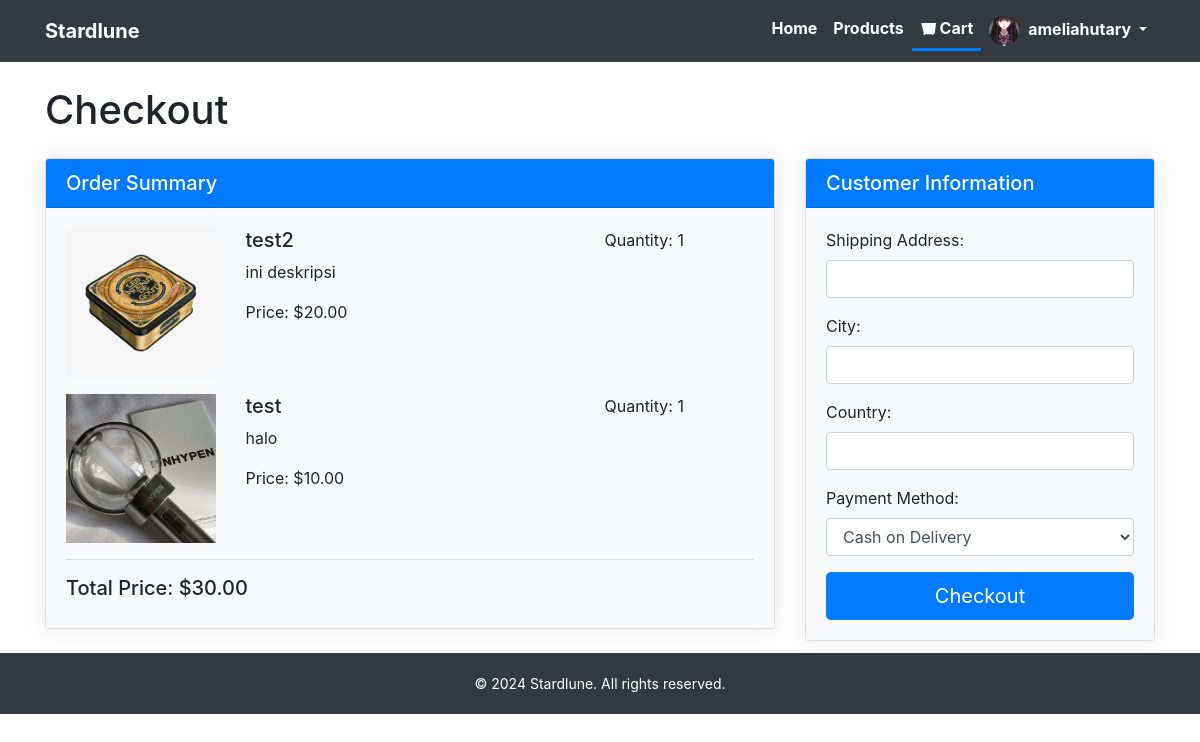
/checkout/ (signed in), run on an earlier commit of the app's database.
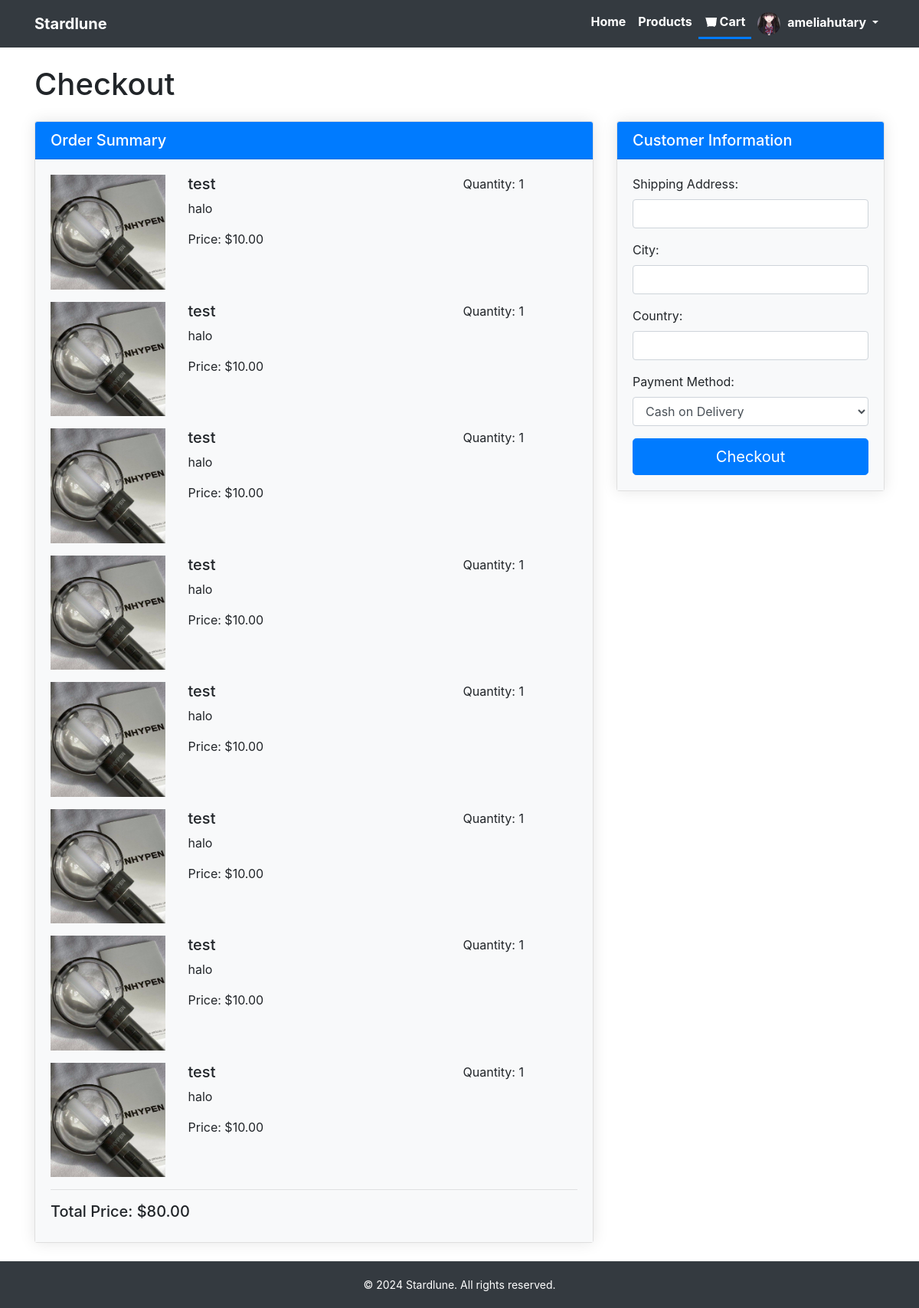
And on a later commit of the database.
### accounts/models.py (models this page shows, shortened)
class UserProfile(models.Model):
    user = models.OneToOneField('auth.User', on_delete=models.CASCADE)
    address = models.CharField(max_length=200)
    city = models.CharField(max_length=100)
    country = models.CharField(max_length=100)
    profile_picture = models.ImageField(blank=True, upload_to='profile_pictures/', default='profile_pictures/default.jpg')

class OrderItem(models.Model):
    order = models.ForeignKey(Order, related_name='items', on_delete=models.CASCADE)
    product = models.ForeignKey(Product, on_delete=models.CASCADE)
    quantity = models.PositiveIntegerField(default=1)
    date_added = models.DateTimeField(auto_now_add=True)

class Product(models.Model):
    name = models.CharField(max_length=100)
    description = models.TextField()
    price = models.DecimalField(max_digits=10, decimal_places=2)
    stock = models.PositiveIntegerField()
    category = models.CharField(max_length=50)

class Photo(models.Model):
    product = models.ForeignKey(Product, related_name='photos', on_delete=models.CASCADE)
    image = models.ImageField(upload_to='product_photos/', null=True, blank=True)

### accounts/views.py (the view, shortened to what this page needs)
# urls.py: path('checkout/', views.checkout, name='checkout'),
@login_required
def checkout(request):
    user_profile = None
    if request.user.is_authenticated:
        try:
            user_profile = UserProfile.objects.get(user=request.user)
        except UserProfile.DoesNotExist:
            pass
    order, created = Order.objects.get_or_create(user=request.user, status='Pending')
    order_items = order.items.all()
    total_price = sum(item.product.price * item.quantity for item in order_items)
    return render(request, 'checkout.html', {'order_items': order_items, 'total_price': total_price, 'user_profile': user_profile})

### templates/checkout.html (shortened to what this page needs)
{% load static %}
<!DOCTYPE html>
<html lang="en">
<head>
    <link rel="stylesheet" href="https://stackpath.bootstrapcdn.com/bootstrap/4.5.2/css/bootstrap.min.css">
</head>
<body>
    <nav class="navbar navbar-expand-lg navbar-dark bg-dark">
        <div class="container">
            <a class="navbar-brand" href="#">Stardlune</a>
            <div class="collapse navbar-collapse" id="navbarSupportedContent">
                <ul class="navbar-nav ml-auto">
                    <li class="nav-item">
                        <a class="nav-link" href="/#/">Home</a>
                    </li>
                    <li class="nav-item">
                        <a class="nav-link" href="/products/">Products</a>
                    </li>
                    <li class="nav-item active">
                        <a class="nav-link" href="/cart/">
                            Cart
                        </a>
                    </li>
                    {% if user.is_authenticated %}
                        <li class="nav-item dropdown">
                            <a class="nav-link dropdown-toggle" href="#" id="navbarDropdown" role="button" data-toggle="dropdown" aria-haspopup="true" aria-expanded="false">
                                {% if user_profile %}
                                    <img src="{{ user_profile.profile_picture.url }}" alt="" class="profile-icon">
                                {% endif %}
                                {{ user.username }}
                            </a>
                        </li>
                    {% endif %}
                </ul>
            </div>
        </div>
    </nav>
    <div class="container mt-4">
        <h1 class="mb-4">Checkout</h1>
        <div class="row">
            <div class="col-md-8">
                <div class="card mb-4">
                    <div class="card-header">
                        <h5 class="mb-0">Order Summary</h5>
                    </div>
                    <div class="card-body">
                        {% for item in order_items %}
                        <div class="row mb-3">
                            <div class="col-md-3">
                                <img src="{{ item.product.photos.first.image.url }}" alt="{{ item.product.name }}" class="img-fluid">
                            </div>
                            <div class="col-md-6">
                                <h5>{{ item.product.name }}</h5>
                                <p>{{ item.product.description }}</p>
                                <p>Price: ${{ item.product.price }}</p>
                            </div>
                            <div class="col-md-3">
                                <p>Quantity: {{ item.quantity }}</p>
                            </div>
                        </div>
                        {% endfor %}
                        <hr>
                        <h5>Total Price: ${{ total_price }}</h5>
                    </div>
                </div>
            </div>
            <div class="col-md-4">
                <div class="card">
                    <div class="card-header">
                        <h5 class="mb-0">Customer Information</h5>
                    </div>
                    <div class="card-body">
                        <form method="POST">
                            <div class="form-group">
                                <label for="shipping_address">Shipping Address:</label>
                                <input type="text" class="form-control" id="shipping_address" name="shipping_address">
                            </div>
                            <div class="form-group">
                                <label for="shipping_city">City:</label>
                                <input type="text" class="form-control" id="shipping_city" name="shipping_city">
                            </div>
                            <div class="form-group">
                                <label for="shipping_country">Country:</label>
                                <input type="text" class="form-control" id="shipping_country" name="shipping_country">
                            </div>
                            <div class="form-group">
                                <label for="payment_method">Payment Method:</label>
                                <select class="form-control" id="payment_method" name="payment_method">
                                    <option value="COD">Cash on Delivery</option>
                                </select>
                            </div>
                            <button type="submit" class="btn btn-primary btn-lg btn-block">Checkout</button>
                        </form>
                    </div>
                </div>
            </div>
        </div>
    </div>
    <footer>
        <div class="container">
            <p>&copy; 2024 Stardlune. All rights reserved.</p>
        </div>
    </footer>
</body>
</html>

### templates/checkout.html (style rules this page uses)
.navbar { background-color: #343a40 !important; }
.navbar-brand { font-weight: bold; color: #fff !important; }
.navbar-nav .nav-link { color: #fff !important; font-weight: bold; }
.nav-item.active .nav-link { border-bottom: 3px solid #007bff; }
.profile-icon { width: 30px; height: 30px; border-radius: 50%; margin-right: 5px; object-fit: cover; }
.form-control { margin-bottom: 15px; }
.card-header { background-color: #007bff; color: white; }
.card-body { background-color: #f8f9fa; }
.card { box-shadow: 0 0 20px rgba(0,0,0,0.1); }
footer { background-color: #343a40; padding: 20px 0; text-align: center; font-size: 14px; color: #fff; width: 100%; bottom: 0; }
footer p { margin: 0; }

What changed in the data, as far as the page shows it:
removed OrderItem: product.photos.first.image (picture), product.name "test2", product.description "ini deskripsi", product.price "20.00", quantity "1"
added OrderItem: product.photos.first.image (picture), product.name "test", product.description "halo", product.price "10.00", quantity "1"
added OrderItem: product.photos.first.image (picture), product.name "test", product.description "halo", product.price "10.00", quantity "1"
added OrderItem: product.photos.first.image (picture), product.name "test", product.description "halo", product.price "10.00", quantity "1"
added OrderItem: product.photos.first.image (picture), product.name "test", product.description "halo", product.price "10.00", quantity "1"
added OrderItem: product.photos.first.image (picture), product.name "test", product.description "halo", product.price "10.00", quantity "1"
added OrderItem: product.photos.first.image (picture), product.name "test", product.description "halo", product.price "10.00", quantity "1"
added OrderItem: product.photos.first.image (picture), product.name "test", product.description "halo", product.price "10.00", quantity "1"
Also different on the page:
{{ total_price }}: "30.00" → "80.00"
